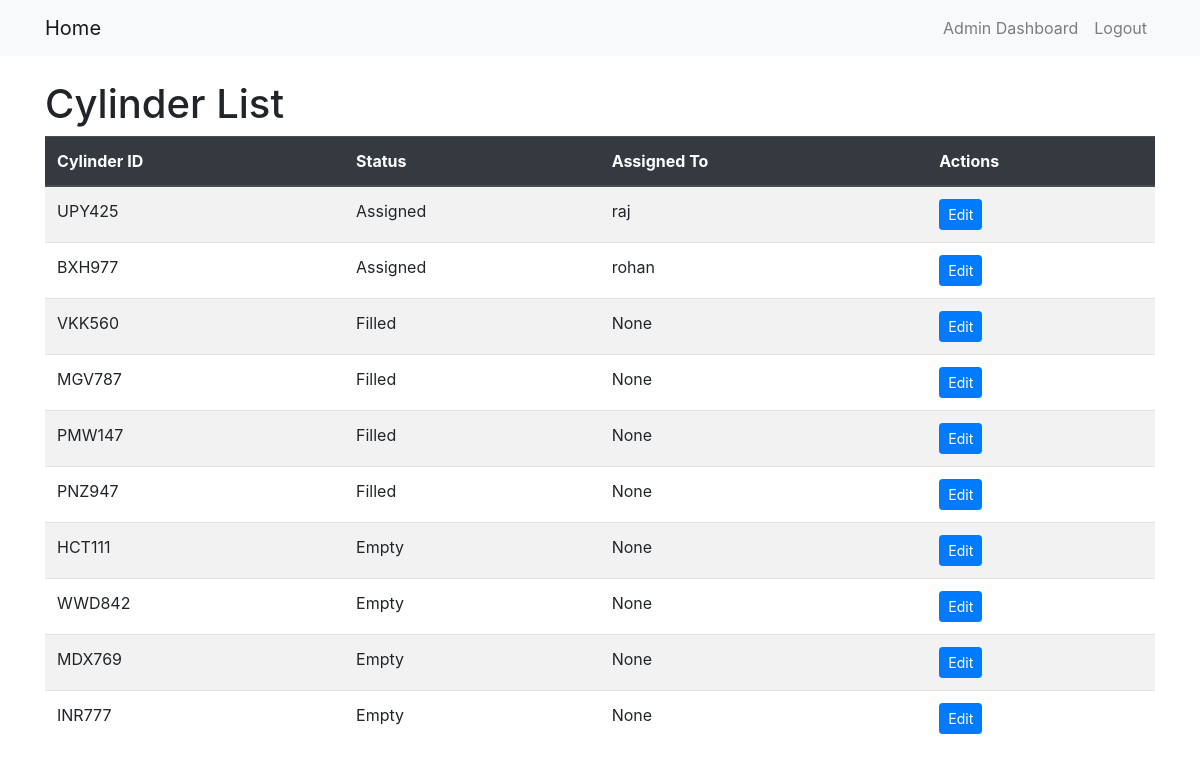
Page /admin-panel/cylinders/ (signed in) on the committed database.
### core/models.py (models this page shows, shortened)
class Cylinder(models.Model):
    STATUS_CHOICES = [
        ('Filled', 'Filled'),
        ('Empty', 'Empty'),
        ('Assigned', 'Assigned'),
    ]
    cylinder_id = models.CharField(max_length=10, unique=True)
    status = models.CharField(max_length=10, choices=STATUS_CHOICES, default='Filled')
    assigned_to = models.ForeignKey(User, on_delete=models.SET_NULL, null=True, blank=True)

class User(AbstractUser):
    phone = models.CharField(max_length=15, blank=True, null=True)
    address = models.TextField(blank=True, null=True)
    isAdmin = models.BooleanField(default=False)
    has_active_cylinder = models.BooleanField(default=False)

### admin_panel/views.py (the view)
# urls.py: path('cylinders/', CylinderListView.as_view(), name='admin_cylinder_list'),
class CylinderListView(LoginRequiredMixin, UserPassesTestMixin, ListView):
    model = Cylinder
    template_name = 'admin_panel/cylinder_list.html'
    context_object_name = 'cylinders'
    def test_func(self):
        return self.request.user.isAdmin

### admin_panel/templates/admin_panel/cylinder_list.html
{% extends 'core/base.html' %}
{% block content %}
<h1>Cylinder List</h1>
<table class="table table-striped table-hover">
    <thead class="thead-dark">
        <tr>
            <th scope="col">Cylinder ID</th>
            <th scope="col">Status</th>
            <th scope="col">Assigned To</th>
            <th scope="col">Actions</th>
        </tr>
    </thead>
    <tbody>
        {% for cylinder in cylinders %}
        <tr>
            <td>{{ cylinder.cylinder_id }}</td>
            <td>{{ cylinder.status }}</td>
            {% if cylinder.assigned_to %}
                <td>{{cylinder.assigned_to.username}}</td>
            {% else %}
                <td>None</td>
            {% endif %}
            <td><a href="{% url 'admin_cylinder_update' cylinder.id %}" class="btn btn-primary btn-sm">Edit</a></td>
        </tr>
        {% endfor %}
    </tbody>
</table>
{% endblock %}

### core/templates/core/base.html (shortened to what this page needs)
<!DOCTYPE html>
<html lang="en">
<head>
    <link rel="stylesheet" href="https://stackpath.bootstrapcdn.com/bootstrap/4.5.2/css/bootstrap.min.css">
</head>
<body>
    <nav class="navbar navbar-expand-lg navbar-light bg-light">
        <div class="container">
            <a class="navbar-brand" href="{% url 'landing' %}">Home</a>
            <div class="collapse navbar-collapse" id="navbarNav">
                <ul class="navbar-nav ml-auto">
                    {% if user.is_authenticated %}
                        {% if user.isAdmin %}
                            <li class="nav-item">
                                <a class="nav-link" href="{% url 'admin_dashboard' %}">Admin Dashboard</a>
                            </li>
                        {% else %}
                            <li class="nav-item">
                                <a class="nav-link" href="{% url 'user_dashboard' %}">User Dashboard</a>
                            </li>
                        {% endif %}
                        <li class="nav-item">
                            <a class="nav-link" href="{% url 'logout' %}">Logout</a>
                        </li>
                    {% endif %}
                </ul>
            </div>
        </div>
    </nav>
    <main class="container mt-4">
        {% block content %}{% endblock %}
    </main>
</body>
</html>

### rows in the picture
Cylinder: cylinder_id "UPY425", status "Assigned", assigned_to.username "raj"
Cylinder: cylinder_id "BXH977", status "Assigned", assigned_to.username "rohan"
Cylinder: cylinder_id "VKK560", status "Filled", shows "None"
Cylinder: cylinder_id "MGV787", status "Filled", shows "None"
Cylinder: cylinder_id "PMW147", status "Filled", shows "None"
Cylinder: cylinder_id "PNZ947", status "Filled", shows "None"
Cylinder: cylinder_id "HCT111", status "Empty", shows "None"
Cylinder: cylinder_id "WWD842", status "Empty", shows "None"
Cylinder: cylinder_id "MDX769", status "Empty", shows "None"
Cylinder: cylinder_id "INR777", status "Empty", shows "None"
